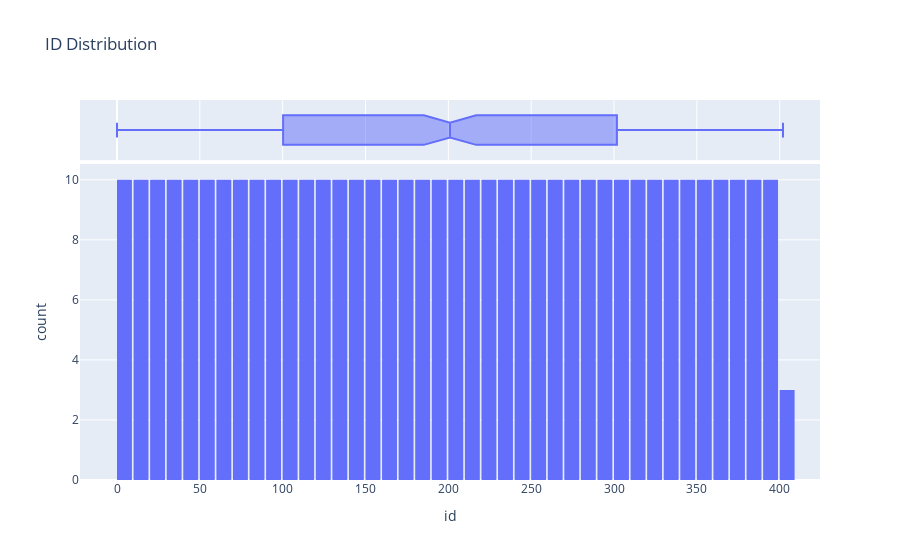

The code cell stored with this chart in its notebook:
### Code cell
#the id takes no distribution hence not a suitable feature 
fig = px.histogram(df_raw, x='id', marginal='box', nbins=47, title='ID Distribution')
fig.update_layout(bargap=0.1)
fig.show()

### Figure 1 — Plotly figure (JSON) as saved in the notebook; plotly's stock layout.template omitted (floating-point values rounded to 4 significant figures; data arrays with more than 128 entries replaced by an {"elided": "..."} marker saying what was removed)
{"data": [{"alignmentgroup": "True", "bingroup": "x", "hovertemplate": "id=%{x}<br>count=%{y}<extra></extra>", "legendgroup": "", "marker": {"color": "#636efa"}, "name": "", "nbinsx": 47, "offsetgroup": "", "orientation": "v", "showlegend": false, "type": "histogram", "x": {"elided": "403 int values"}, "xaxis": "x", "yaxis": "y"}, {"alignmentgroup": "True", "hovertemplate": "id=%{x}<extra></extra>", "legendgroup": "", "marker": {"color": "#636efa"}, "name": "", "notched": true, "offsetgroup": "", "showlegend": false, "type": "box", "x": {"elided": "403 int values"}, "xaxis": "x2", "yaxis": "y2"}], "layout": {"bargap": 0.1, "barmode": "relative", "legend": {"tracegroupgap": 0}, "title": {"text": "ID Distribution"}, "xaxis": {"anchor": "y", "domain": [0, 1], "title": {"text": "id"}}, "xaxis2": {"anchor": "y2", "domain": [0, 1], "matches": "x", "showgrid": true, "showticklabels": false}, "yaxis": {"anchor": "x", "domain": [0, 0.8316], "title": {"text": "count"}}, "yaxis2": {"anchor": "x2", "domain": [0.8416, 1], "matches": "y2", "showgrid": false, "showline": false, "showticklabels": false, "ticks": ""}}}
